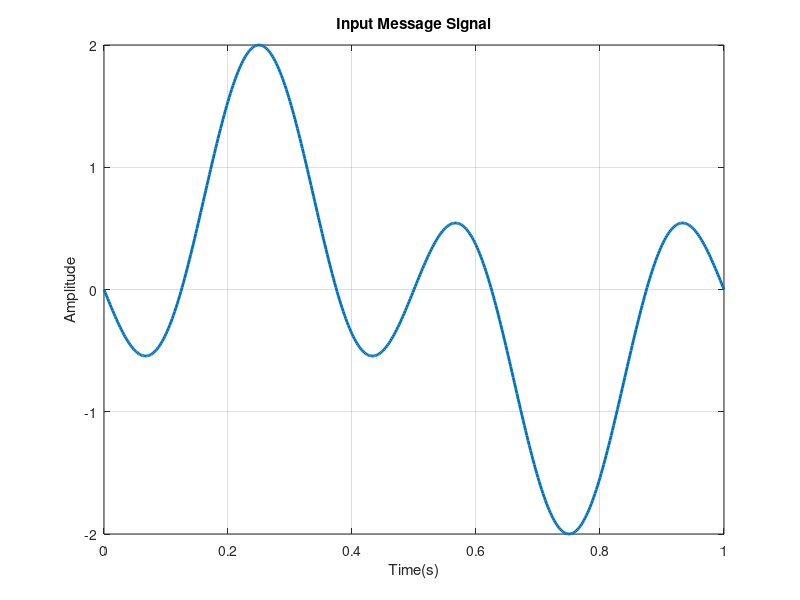
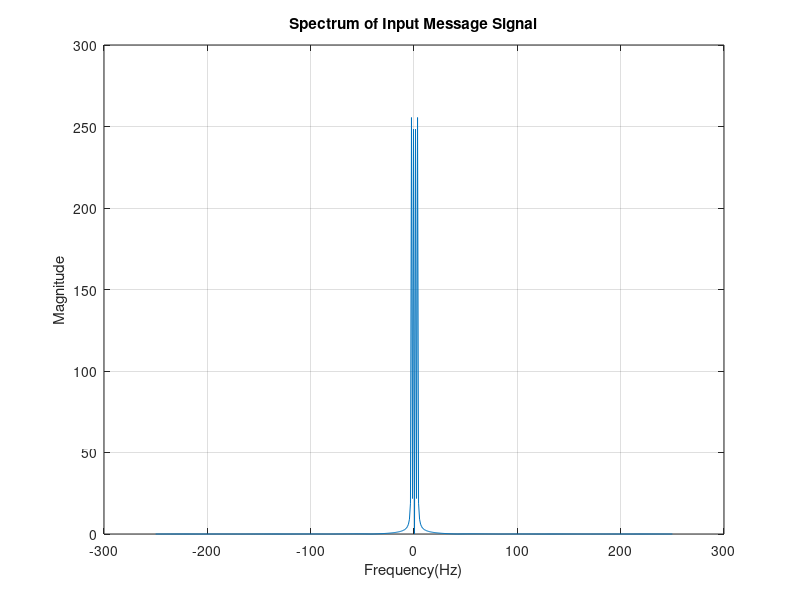
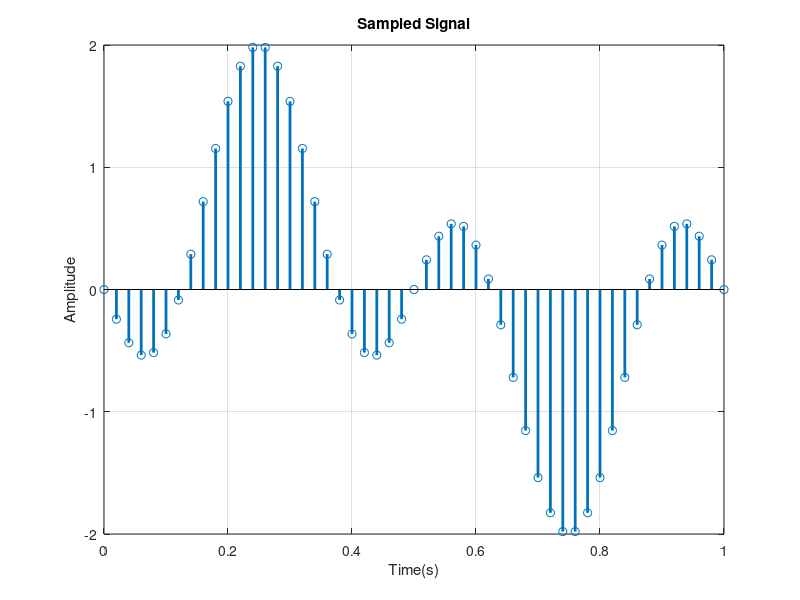
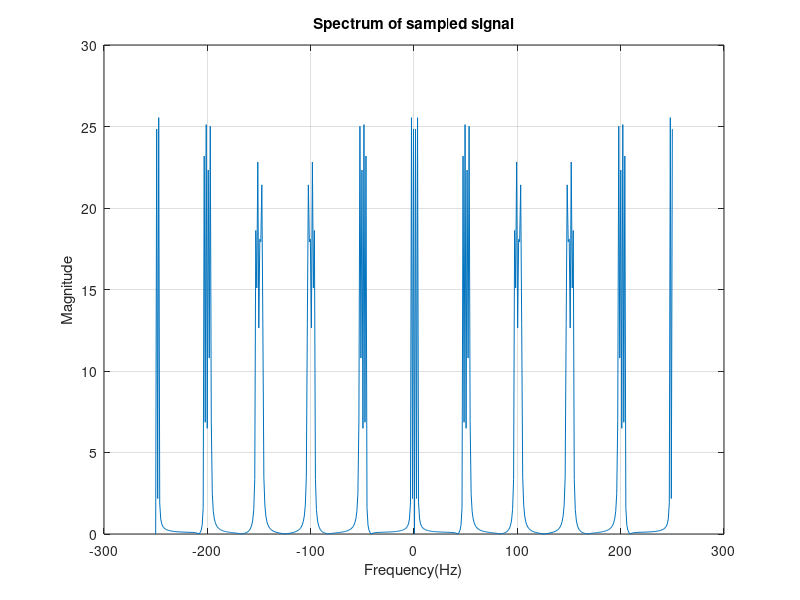

The MATLAB script that drew these images, in order:
clear all;
close all;
clc;

tot=1;      %sampling duration
td=0.002;   %sampling period
t=0:td:tot; %time vector from 0 to 1 with steps 0.002
x=sin(2*pi*t)-sin(6*pi*t);  %input signal

%plot input signal
figure;
plot(t,x,'LineWidth',2); 
xlabel('Time(s)');
ylabel('Amplitude');
title('Input Message Signal');
grid on;

%compute input signal spectrum & plotting it
L=length(x);            %lenght of the signal
Lfft=2^nextpow2(L);     %optimal fft size
fmax=1/(2*td);          %nyquist freq
Faxis=linspace(-fmax,fmax,Lfft);
xfft=fftshift(fft(x,Lfft)); %shifting the 0 freq to the centre

figure;
plot(Faxis,abs(xfft));
xlabel('Frequency(Hz)');
ylabel('Magnitude');
title('Spectrum of Input Message Signal');
grid on;

%sampling the signal & plotting it
ts=0.02;
n=0:ts:tot;     %sampled time vector
x_sampled=sin(2*pi*n)-sin(6*pi*n);

figure;
stem(n,x_sampled,'LineWidth',2);
xlabel('Time(s)');
ylabel('Amplitude');
title('Sampled Signal');
grid on;

%upsampling and computing the spectrum of the sampled signal
x_sampled_upsampled=upsample(x_sampled,round(ts/td)); %upsample the original signal by adding zeros between the original samples 
Lfftu=2^nextpow2(length(x_sampled_upsampled));
fmaxu=1/(2*td);
Faxisu=linspace(-fmaxu,fmaxu,Lfftu);
Xfftu=fftshift(fft(x_sampled_upsampled,Lfftu));

%plotting the spectrum of the sampled signal
figure;
plot(Faxisu, abs(Xfftu));
xlabel('Frequency(Hz)');
ylabel('Magnitude');
title('Spectrum of sampled signal');
grid on;
% Define quantization levels
levels = 16;
x_min = min(x_sampled);
x_max = max(x_sampled);
step = (x_max - x_min) / levels;
% Quantize the sampled signal
x_quantized = step * round((x_sampled - x_min) / step) + x_min;
% Plot quantized vs. sampled signal
figure;
stem(n, x_sampled, 'r', 'LineWidth', 1.5); hold on;
stem(n, x_quantized, 'b--', 'LineWidth', 1.5);
xlabel('Time (s)');
ylabel('Amplitude');
title('Sampled Signal vs. Quantized Signal');
legend('Sampled Signal', 'Quantized Signal');

grid on;
% Quantization error
quantization_error = x_sampled - x_quantized;
figure;
stem(n, quantization_error, 'LineWidth', 1.5);
xlabel('Time (s)');
ylabel('Error');
title('Quantization Error');
grid on;
